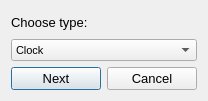
<?xml version="1.0" encoding="UTF-8"?>
<ui version="4.0">
 <class>choosewindow</class>
 <widget class="QDialog" name="choosewindow">
  <property name="geometry">
   <rect>
    <x>0</x>
    <y>0</y>
    <width>208</width>
    <height>101</height>
   </rect>
  </property>
  <property name="windowTitle">
   <string>Dialog</string>
  </property>
  <layout class="QGridLayout" name="gridLayout">
   <item row="0" column="0" colspan="2">
    <widget class="QLabel" name="label">
     <property name="font">
      <font>
       <pointsize>10</pointsize>
      </font>
     </property>
     <property name="text">
      <string>Choose type:</string>
     </property>
    </widget>
   </item>
   <item row="1" column="0" colspan="2">
    <widget class="QComboBox" name="TimerTypesComboBox">
     <property name="font">
      <font>
       <pointsize>8</pointsize>
      </font>
     </property>
     <item>
      <property name="text">
       <string>Clock</string>
      </property>
     </item>
     <item>
      <property name="text">
       <string>Timer</string>
      </property>
     </item>
     <item>
      <property name="text">
       <string>Group</string>
      </property>
     </item>
    </widget>
   </item>
   <item row="2" column="0">
    <widget class="QPushButton" name="AddButton">
     <property name="font">
      <font>
       <pointsize>10</pointsize>
      </font>
     </property>
     <property name="text">
      <string>Next</string>
     </property>
    </widget>
   </item>
   <item row="2" column="1">
    <widget class="QPushButton" name="CancelButton">
     <property name="font">
      <font>
       <pointsize>10</pointsize>
      </font>
     </property>
     <property name="text">
      <string>Cancel</string>
     </property>
    </widget>
   </item>
  </layout>
 </widget>
 <resources/>
 <connections/>
</ui>
